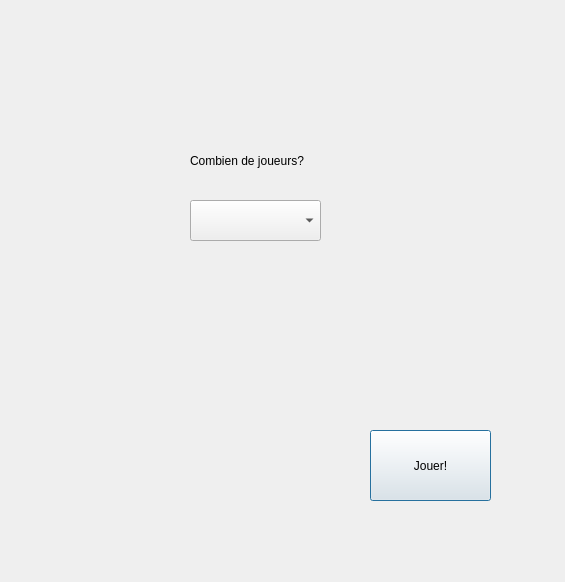
<?xml version="1.0" encoding="UTF-8"?>
<ui version="4.0">
 <class>MenuDialog</class>
 <widget class="QDialog" name="MenuDialog">
  <property name="geometry">
   <rect>
    <x>0</x>
    <y>0</y>
    <width>565</width>
    <height>582</height>
   </rect>
  </property>
  <property name="windowTitle">
   <string>Dialog</string>
  </property>
  <widget class="QLabel" name="back">
   <property name="geometry">
    <rect>
     <x>0</x>
     <y>0</y>
     <width>561</width>
     <height>581</height>
    </rect>
   </property>
   <property name="text">
    <string/>
   </property>
  </widget>
  <widget class="QLabel" name="questions">
   <property name="geometry">
    <rect>
     <x>190</x>
     <y>140</y>
     <width>131</width>
     <height>41</height>
    </rect>
   </property>
   <property name="text">
    <string>Combien de joueurs?</string>
   </property>
  </widget>
  <widget class="QComboBox" name="nbPlayers">
   <property name="geometry">
    <rect>
     <x>190</x>
     <y>200</y>
     <width>131</width>
     <height>41</height>
    </rect>
   </property>
  </widget>
  <widget class="QPushButton" name="startPlay">
   <property name="geometry">
    <rect>
     <x>370</x>
     <y>430</y>
     <width>121</width>
     <height>71</height>
    </rect>
   </property>
   <property name="text">
    <string>Jouer!</string>
   </property>
  </widget>
 </widget>
 <resources/>
 <connections/>
</ui>
